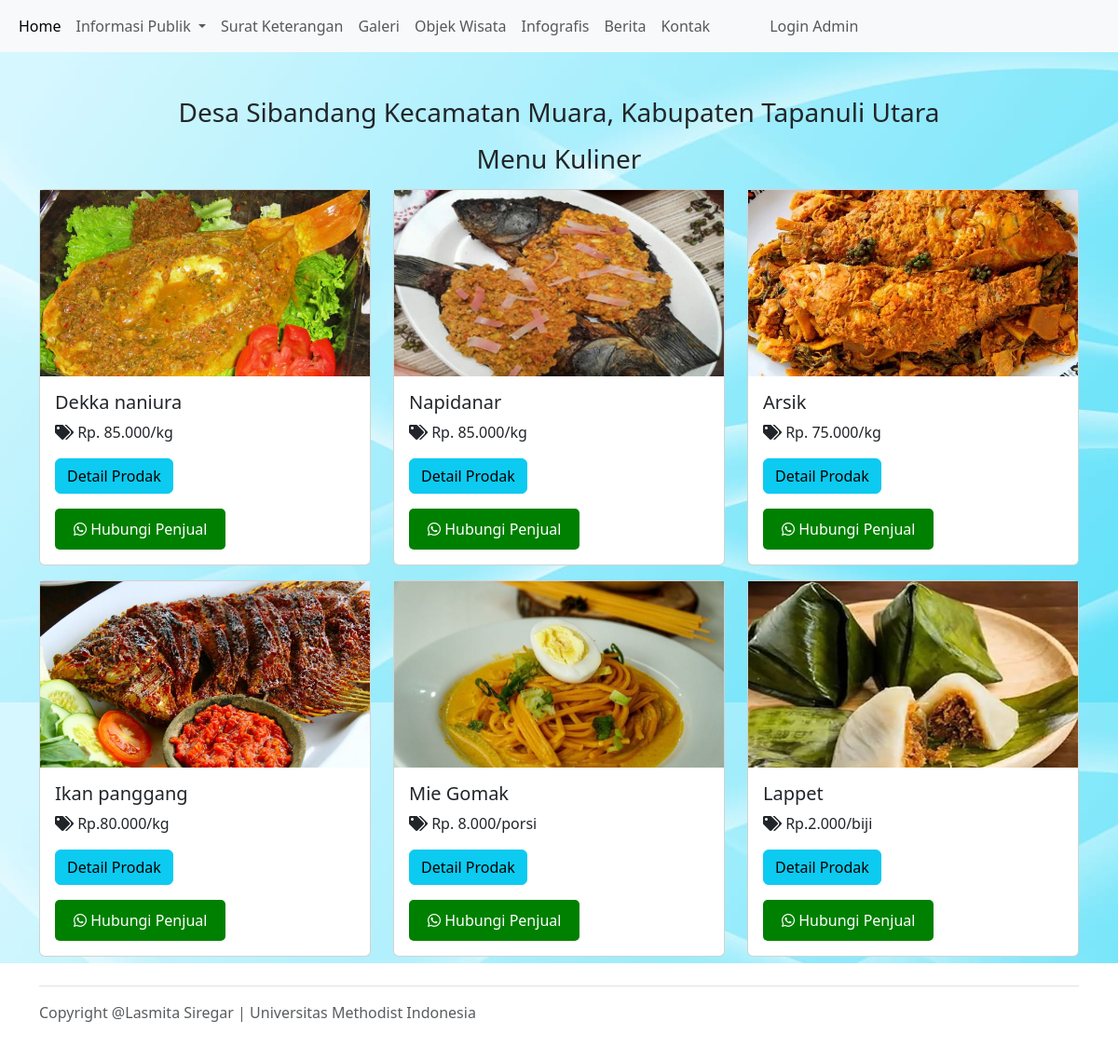
Screenshot of /user/kuliner.php with the database file from the repository.
### tables this page shows
CREATE TABLE `kuliner` (
  `id_kuliner` int NOT NULL,
  `gambar_kuliner` varchar(255) NOT NULL,
  `judul_kuliner` varchar(255) NOT NULL,
  `slug_kuliner` varchar(255) DEFAULT NULL,
  `detail_kuliner` text NOT NULL,
  `harga` varchar(255) NOT NULL,
  `no_wa` varchar(20) NOT NULL
);

### user/kuliner.php (the view, shortened to what this page needs)
<!doctype html>
<html lang="en">
<head>
    <link href="https://cdn.jsdelivr.net/npm/bootstrap@5.3.0-alpha1/dist/css/bootstrap.min.css" rel="stylesheet">
    <link rel="stylesheet" href="https://cdnjs.cloudflare.com/ajax/libs/font-awesome/5.15.3/css/all.min.css">
</head>
<body style="background-image: url('../bg2.jpeg');">
    <?php include "navbar.php"; ?>
    <?php
    include('../config/koneksi.php');
    $query = "SELECT * FROM kuliner";
    $hasil = mysqli_query($db, $query);
    $data_kuliner = array();
    while ($row = mysqli_fetch_assoc($hasil)) {
        $data_kuliner[] = $row;
    }
    ?>
    <div class="container my-5">
        <h3 class="my-3 text-center">
            Desa Sibandang
            Kecamatan Muara, Kabupaten Tapanuli Utara
        </h3>
        <h3 class="my-3 text-center">
            Menu Kuliner
        </h3>
        <div class="row justify-content-start">
            <?php foreach ($data_kuliner as $kuliner) : ?>
                <div class="col-4 mb-3">
                    <div class="card">
                        <img src="../assets/kuliner/upload/<?= $kuliner['gambar_kuliner'] ?>" alt="<?= $kuliner['judul_kuliner'] ?>" class="img-fluid w-2000 mb-150 equal-image img-responsive" class="card-img-top">
                        <div class="card-body">
                            <h5 class="card-text"><?= $kuliner['judul_kuliner'] ?></h5>
                            <p><i class="fa fa-tags" aria-hidden="true"></i> <?= $kuliner['harga'] ?></p>
                            <p><a class="btn btn-info" href="detail-kuliner.php?id_kuliner=<?= $kuliner['id_kuliner'] ?>"> Detail Prodak</a></p>
                            <button class="whatsapp-button btn btn-sm" onclick="myFunction('<?= $kuliner['judul_kuliner'] ?>','<?= $kuliner['no_wa'] ?>')">
                                <i class="fab fa-whatsapp"></i> Hubungi Penjual
                            </button>
                        </div>
                    </div>
                </div>
            <?php endforeach ?>
        </div>
    </div>
    <br><br>
    <footer class="footer bg-white w-100" style="position:fixed;bottom:0;width:100%;">
        <div class="container">
            <footer class="d-flex justify-content-between py-3 my-4 border-top">
                <p class=" mb-0 text-muted">Copyright @Lasmita Siregar | Universitas Methodist Indonesia</p>
            </footer>
        </div>
    </footer>
</body>
</html>

### user/kuliner.php (style rules this page uses)
.whatsapp-button { display: inline-block; background-color: green; color: white; border: none; padding: 10px 20px; border-radius: 5px; text-decoration: none; font-size: 16px; cursor: pointer; }
.equal-image { height: auto; max-height: 200px; object-fit: cover; }

### rows the page displays
kuliner: gambar_kuliner (picture), judul_kuliner "Dekka naniura", harga "Rp. 85.000/kg"
kuliner: gambar_kuliner (picture), judul_kuliner "Napidanar", harga "Rp. 85.000/kg"
kuliner: gambar_kuliner (picture), judul_kuliner "Arsik", harga "Rp. 75.000/kg"
kuliner: gambar_kuliner (picture), judul_kuliner "Ikan panggang", harga "Rp.80.000/kg"
kuliner: gambar_kuliner (picture), judul_kuliner "Mie Gomak", harga "Rp. 8.000/porsi"
kuliner: gambar_kuliner (picture), judul_kuliner "Lappet", harga "Rp.2.000/biji"
